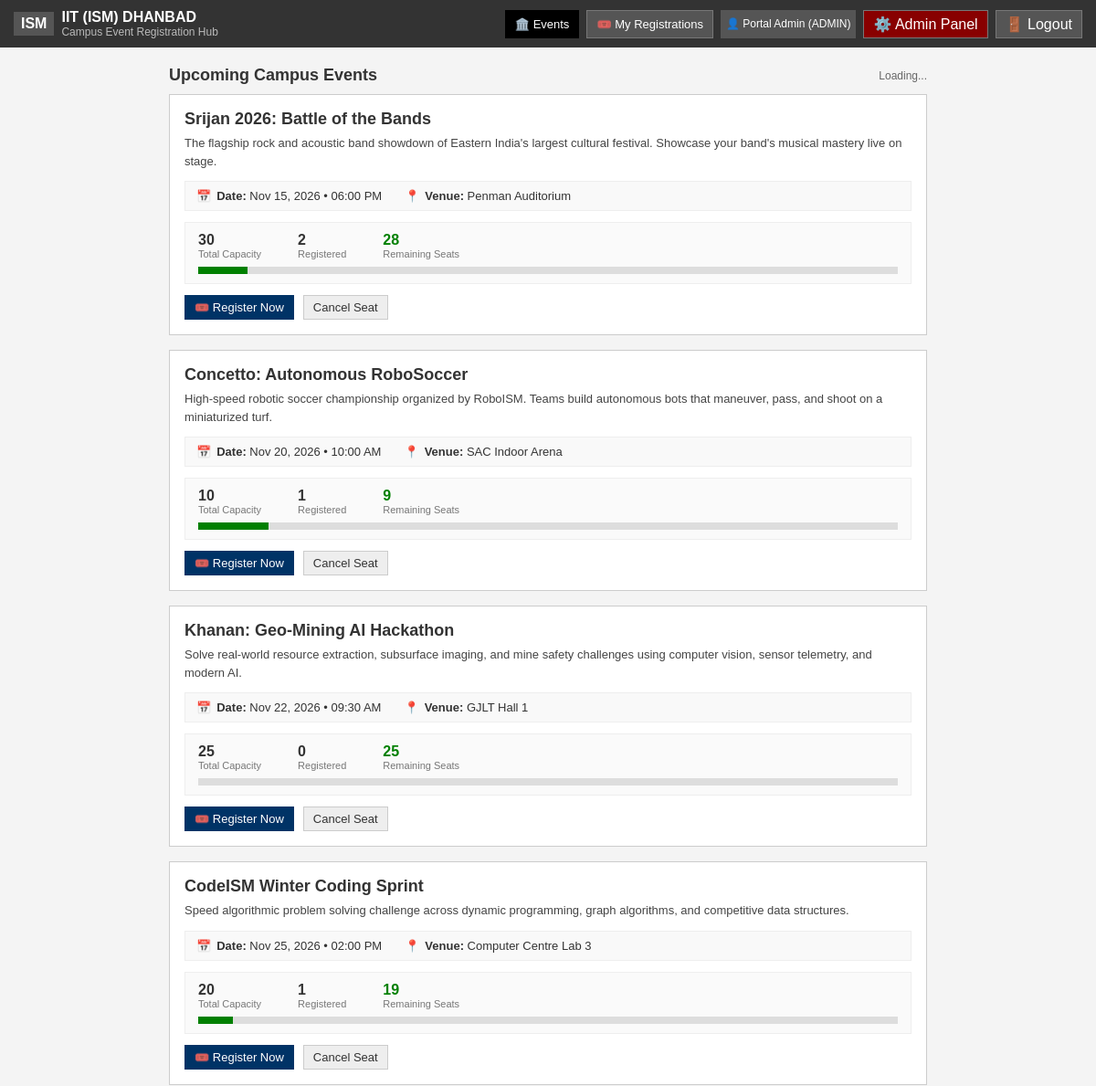
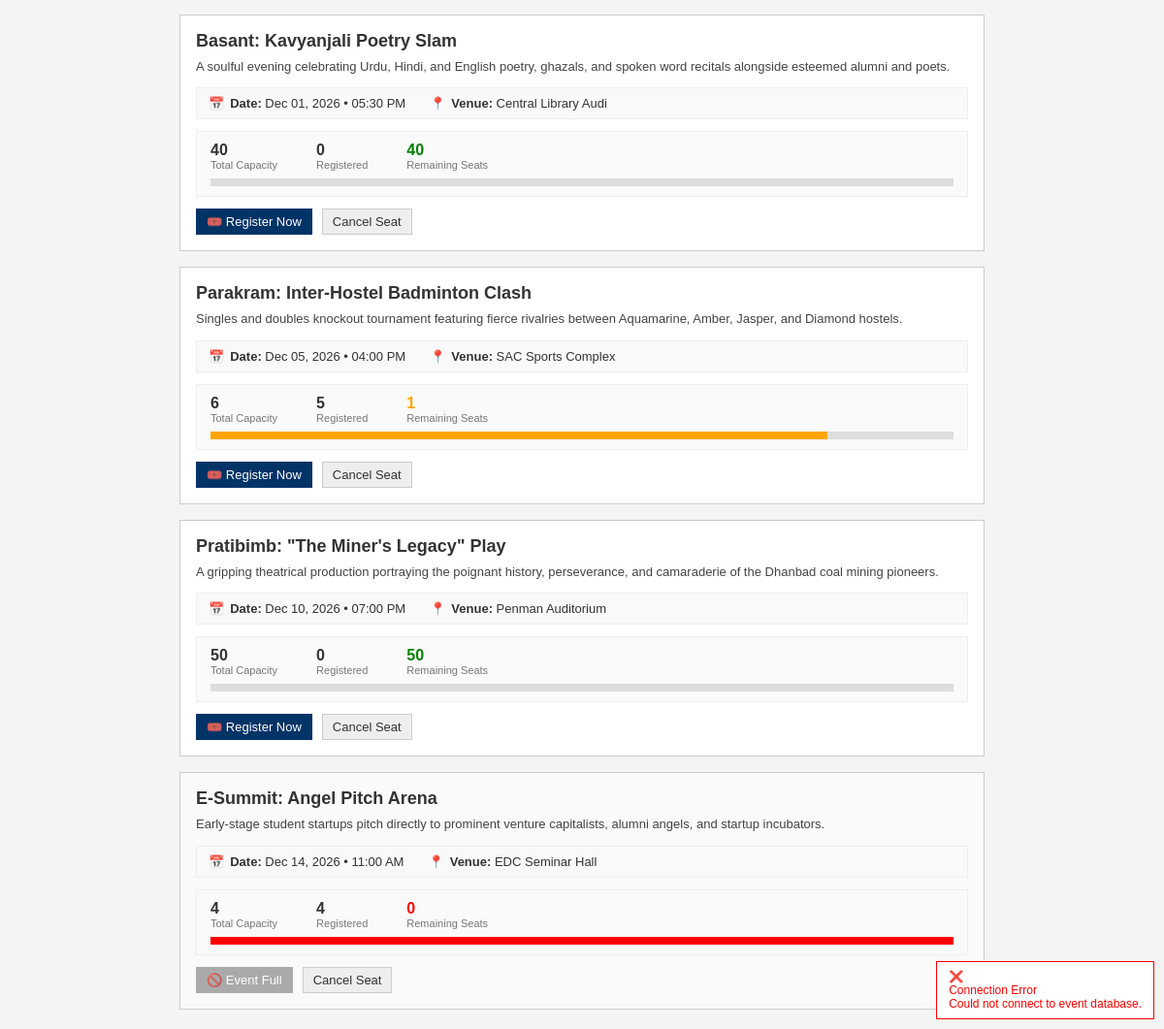
The page / (signed in) on the database its author committed (2 pictures, top to bottom).
### tables this page shows
CREATE TABLE `events` (
  `id` INT AUTO_INCREMENT PRIMARY KEY,
  `title` VARCHAR(255) NOT NULL,
  `category` VARCHAR(50) NOT NULL,
  `description` TEXT NOT NULL,
  `date_time` DATETIME NOT NULL,
  `venue` VARCHAR(255) NOT NULL,
  `capacity` INT NOT NULL,
  `created_at` TIMESTAMP DEFAULT CURRENT_TIMESTAMP
);

### index.php (the view, shortened to what this page needs)
<?php
$currentStudentName = htmlspecialchars($_SESSION["studentName"]);
$currentAdmissionNo = htmlspecialchars($_SESSION["admissionNo"]);
require_once "config/db.php";
$initialEvents = [];
try {
    $stmt = $pdo->query("
        SELECT
            e.id,
            e.title,
            e.category,
            e.description,
            e.date_time,
            e.venue,
            e.capacity,
            COUNT(r.id) AS registered_count,
            (e.capacity - COUNT(r.id)) AS remaining_seats
        FROM events e
        LEFT JOIN registrations r ON e.id = r.event_id
        GROUP BY e.id
        ORDER BY e.date_time ASC
    ");
    $initialEvents = $stmt->fetchAll();
} catch (Exception $e) {
    $initialEvents = [];
}
?>
<!DOCTYPE html>
<html lang="en">
<head>
  <link rel="stylesheet" href="assets/css/style.css?v=<?php echo time(); ?>">
</head>
<body>
  <header class="top-bar">
    <div class="top-bar-container">
      <div class="brand-section">
        <div class="crest-badge" title="Indian Institute of Technology (ISM) Dhanbad">ISM</div>
        <div class="brand-title">
          <h1>IIT (ISM) DHANBAD</h1>
          <p>Campus Event Registration Hub</p>
        </div>
      </div>
      <nav class="nav-actions">
        <button class="btn-nav active" id="navAllEvents">
          <span>🏛️</span> Events
        </button>
        <button class="btn-nav" id="navMyRegistrations">
          <span>🎟️</span> My Registrations
        </button>
        <span style="display: inline-flex; align-items: center; font-size: 12px; color: #fff; padding: 2px 6px; background: #555;">
          👤 <?php echo $currentStudentName; ?> (<?php echo $currentAdmissionNo; ?>)
        </span>
        <?php if (!empty($_SESSION["isAdmin"])): ?>
        <a href="admin.php" class="btn-nav" style="text-decoration: none; display: inline-flex; align-items: center; background: #880000; color: #fff;">
          ⚙️ Admin Panel
        </a>
        <?php endif; ?>
        <a href="logout.php" class="btn-nav" style="text-decoration: none; display: inline-flex; align-items: center;">
          🚪 Logout
        </a>
      </nav>
    </div>
  </header>
  <main class="main-wrapper page-container">
    <div class="events-section-header">
      <h2>Upcoming Campus Events</h2>
      <span class="events-count-pill" id="eventsCountPill">8 Available</span>
    </div>
    <div class="events-grid" id="eventsGrid">
      <?php foreach ($initialEvents as $event):
        $capacity = intval($event["capacity"]);
        $registered = intval($event["registered_count"]);
        $remaining = max(0, $capacity - $registered);
        $percentFilled = ($capacity > 0) ? min(100, round(($registered / $capacity) * 100)) : 100;
        $isFull = ($remaining <= 0);
        $isFillingFast = !$isFull && ($remaining <= ceil($capacity * 0.25) || $remaining <= 3);
        $progressClass = "";
        $remClass = "";
        if ($isFull) {
            $progressClass = "full";
            $remClass = "full";
        } elseif ($isFillingFast) {
            $progressClass = "fast";
            $remClass = "fast";
        }
        $dt = new DateTime($event["date_time"]);
        $formattedDate = $dt->format("M d, Y");
        $formattedTime = $dt->format("h:i A");
      ?>
      <div class="event-card <?php echo $isFull ? 'is-full' : ''; ?>" id="event-card-<?php echo $event["id"]; ?>" data-id="<?php echo $event["id"]; ?>">
        <div class="card-body">
          <h3 class="event-title"><?php echo htmlspecialchars($event["title"]); ?></h3>
          <p class="event-desc"><?php echo htmlspecialchars($event["description"]); ?></p>
          <div class="event-meta-list">
            <div class="meta-item">
              <span class="meta-icon">📅</span>
              <span><strong>Date:</strong> <?php echo $formattedDate; ?> • <?php echo $formattedTime; ?></span>
            </div>
            <div class="meta-item">
              <span class="meta-icon">📍</span>
              <span><strong>Venue:</strong> <?php echo htmlspecialchars($event["venue"]); ?></span>
            </div>
          </div>
          <div class="seat-capacity-block">
            <div class="seat-stats-row">
              <div class="stat-seat-col">
                <div class="val" id="cap-<?php echo $event["id"]; ?>"><?php echo $capacity; ?></div>
                <div class="lbl">Total Capacity</div>
              </div>
              <div class="stat-seat-col">
                <div class="val" id="reg-<?php echo $event["id"]; ?>"><?php echo $registered; ?></div>
                <div class="lbl">Registered</div>
              </div>
              <div class="stat-seat-col highlight-remaining <?php echo $remClass; ?>" id="rem-col-<?php echo $event["id"]; ?>">
                <div class="val" id="rem-<?php echo $event["id"]; ?>"><?php echo $remaining; ?></div>
                <div class="lbl">Remaining Seats</div>
              </div>
            </div>
            <div class="progress-container" title="<?php echo $percentFilled; ?>% seats filled">
              <div class="progress-bar-fill <?php echo $progressClass; ?>" id="progress-<?php echo $event["id"]; ?>" style="width: <?php echo $percentFilled; ?>%;"></div>
            </div>
          </div>
        </div>
        <div class="card-footer">
          <button class="btn-register" id="btn-reg-<?php echo $event["id"]; ?>" <?php echo $isFull ? 'disabled' : ''; ?> onclick="openRegistrationModal(<?php echo $event["id"]; ?>)">
            <?php echo $isFull ? '🚫 Event Full' : '🎟️ Register Now'; ?>
          </button>
          <button class="btn-cancel-seat" onclick="openQuickCancelModal(<?php echo $event["id"]; ?>, '<?php echo htmlspecialchars(addslashes($event["title"])); ?>')">
            Cancel Seat
          </button>
        </div>
      </div>
      <?php endforeach; ?>
    </div>
  </main>
  <div class="toast-container" id="toastContainer"></div>
</body>
</html>

### assets/css/style.css (style rules this page uses)
* { box-sizing: border-box; }
body { font-family: Arial, sans-serif; margin: 0; padding: 0; background: #f4f4f4; color: #333; }
.top-bar { background: #333; color: #fff; padding: 10px 15px; }
.top-bar-container { display: flex; justify-content: space-between; align-items: center; flex-wrap: wrap; gap: 10px; }
.brand-section { display: flex; align-items: center; gap: 8px; }
.crest-badge { background: #555; color: #fff; padding: 4px 8px; font-weight: bold; }
.brand-title h1 { margin: 0; font-size: 16px; }
.brand-title p { margin: 0; font-size: 12px; color: #bbb; }
.nav-actions { display: flex; gap: 8px; }
.btn-nav { background: #555; color: #fff; border: 1px solid #777; padding: 5px 10px; cursor: pointer; }
.btn-nav.active { background: #000; border-color: #000; }
.page-container, .main-wrapper { max-width: 860px; margin: 20px auto; padding: 0 15px; }
.events-section-header { display: flex; justify-content: space-between; align-items: center; margin-bottom: 10px; }
.events-section-header h2 { font-size: 18px; margin: 0; }
.events-count-pill { font-size: 12px; color: #666; }
.events-grid { display: flex; flex-direction: column; gap: 16px; }
.event-card { background: #fff; border: 1px solid #ccc; padding: 16px; width: 100%; box-sizing: border-box; }
.event-card.is-full { background: #fafafa; }
.event-title { font-size: 18px; margin: 0 0 6px; }
.event-desc { font-size: 13px; color: #444; margin: 0 0 12px; line-height: 1.5; }
.event-meta-list { background: #f9f9f9; border: 1px solid #eee; padding: 8px 12px; margin-bottom: 12px; font-size: 13px; display: flex; gap: 25px; flex-wrap: wrap; }
.meta-item { margin: 0; display: inline-flex; align-items: center; gap: 6px; }
.seat-capacity-block { border: 1px solid #eee; padding: 10px 14px; margin-bottom: 12px; background: #fafafa; }
.seat-stats-row { display: flex; gap: 40px; text-align: left; margin-bottom: 8px; }
.stat-seat-col .val { font-size: 16px; font-weight: bold; }
.stat-seat-col.highlight-remaining .val { color: green; }
.stat-seat-col.highlight-remaining.fast .val { color: orange; }
.stat-seat-col.highlight-remaining.full .val { color: red; }
.stat-seat-col .lbl { font-size: 11px; color: #777; }
.progress-container { width: 100%; height: 8px; background: #ddd; }
.progress-bar-fill { height: 100%; background: green; }
.progress-bar-fill.fast { background: orange; }
.progress-bar-fill.full { background: red; }
.card-footer { display: flex; gap: 10px; margin-top: 10px; }
button { cursor: pointer; padding: 5px 10px; font-size: 13px; }
.btn-primary, .btn-register { background: #003366; color: #fff; border: 1px solid #003366; }
.btn-register:disabled { background: #aaa; border-color: #aaa; cursor: not-allowed; }
.btn-secondary, .btn-cancel-seat { background: #eee; border: 1px solid #ccc; color: #333; }
.toast-container { position: fixed; bottom: 10px; right: 10px; z-index: 1000; }

### rows shown on the page
events: title "Srijan 2026: Battle of the Bands", description "The flagship rock and acoustic band showdown of Eastern India's largest cultural festival. Showcase your band's musical mastery live on stage.", date_time "Nov 15, 2026", date_time "06:00 PM", venue "Penman Auditorium", capacity "30", registered "2", remaining "28", $percentFilled 7 (drawn), shows "🎟️ Register Now"
events: title "Concetto: Autonomous RoboSoccer", description "High-speed robotic soccer championship organized by RoboISM. Teams build autonomous bots that maneuver, pass, and shoot on a miniaturized turf.", date_time "Nov 20, 2026", date_time "10:00 AM", venue "SAC Indoor Arena", capacity "10", registered "1", remaining "9", shows "🎟️ Register Now"
events: title "Khanan: Geo-Mining AI Hackathon", description "Solve real-world resource extraction, subsurface imaging, and mine safety challenges using computer vision, sensor telemetry, and modern AI.", date_time "Nov 22, 2026", date_time "09:30 AM", venue "GJLT Hall 1", capacity "25", registered "0", shows "🎟️ Register Now"
events: title "CodeISM Winter Coding Sprint", description "Speed algorithmic problem solving challenge across dynamic programming, graph algorithms, and competitive data structures.", date_time "Nov 25, 2026", date_time "02:00 PM", venue "Computer Centre Lab 3", capacity "20", registered "1", remaining "19", $percentFilled 5 (drawn), shows "🎟️ Register Now"
events: title "Basant: Kavyanjali Poetry Slam", description "A soulful evening celebrating Urdu, Hindi, and English poetry, ghazals, and spoken word recitals alongside esteemed alumni and poets.", date_time "Dec 01, 2026", date_time "05:30 PM", venue "Central Library Audi", capacity "40", registered "0", shows "🎟️ Register Now"
events: title "Parakram: Inter-Hostel Badminton Clash", description "Singles and doubles knockout tournament featuring fierce rivalries between Aquamarine, Amber, Jasper, and Diamond hostels.", date_time "Dec 05, 2026", date_time "04:00 PM", venue "SAC Sports Complex", capacity "6", registered "5", remaining "1", $percentFilled 83 (drawn), shows "🎟️ Register Now"
events: title "Pratibimb: \"The Miner's Legacy\" Play", description "A gripping theatrical production portraying the poignant history, perseverance, and camaraderie of the Dhanbad coal mining pioneers.", date_time "Dec 10, 2026", date_time "07:00 PM", venue "Penman Auditorium", capacity "50", registered "0", shows "🎟️ Register Now"
events: title "E-Summit: Angel Pitch Arena", description "Early-stage student startups pitch directly to prominent venture capitalists, alumni angels, and startup incubators.", date_time "Dec 14, 2026", date_time "11:00 AM", venue "EDC Seminar Hall", capacity "4", registered "4", remaining "0", $percentFilled 100 (drawn), shows "🚫 Event Full"

### other values the page prints
$currentStudentName "Portal Admin"
$currentAdmissionNo "ADMIN"
